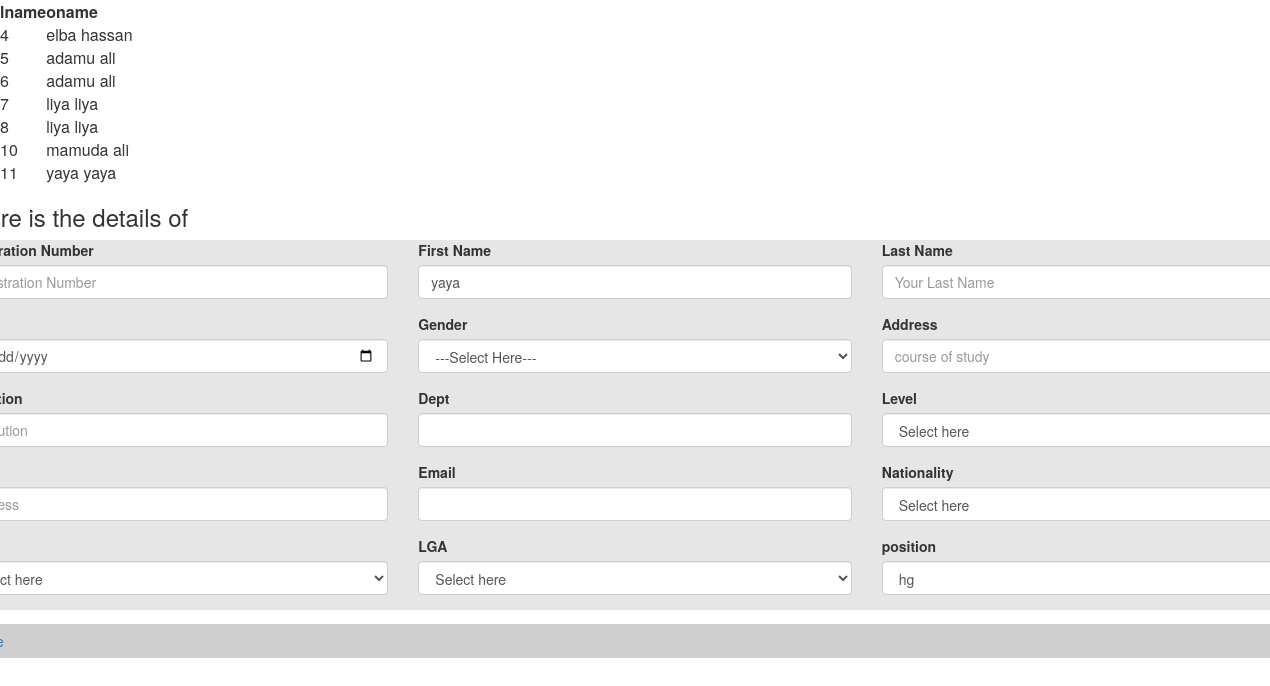
Page /testingPage.php on the committed database.
### tables this page shows
CREATE TABLE `booking` (
  `id` int(11) NOT NULL,
  `parking_id` int(100) NOT NULL,
  `fname` varchar(200) NOT NULL,
  `lname` varchar(200) NOT NULL,
  `oname` varchar(200) NOT NULL,
  `phone` varchar(200) NOT NULL,
  `email` varchar(100) NOT NULL,
  `address` varchar(100) NOT NULL,
  `gender` varchar(50) NOT NULL,
  `car` varchar(100) NOT NULL,
  `pnumber` varchar(100) NOT NULL,
  `space` varchar(100) NOT NULL,
  `date` date NOT NULL,
  `time_in` time(2) NOT NULL,
  `time_out` time(2) NOT NULL,
  `charge` varchar(100) NOT NULL
);

### testingPage.php (the view, shortened to what this page needs)
<?php
$servername = "localhost";
$username = "root";
$password = "";
$dbname = "isah";
$conn = new mysqli($servername, $username, $password, $dbname);
$sql = "SELECT * FROM booking";
$result = $conn->query($sql);
if ($result->num_rows > 0) {
    echo "<table><tr><th>lname</th><th>oname</th></tr>";
    while($row = $result->fetch_assoc()) {
        echo "<tr><td>".$row["id"]."</td><td>".$row["lname"]." ".$row["oname"]."</td></tr>";
        $name = $row["lname"];
    }
    echo "</table>";
} else {
    echo "0 results";
}
?>
<!DOCTYPE html>
<html lang="en">
<head>
    <link href="lib/bootstrap/css/bootstrap.min.css" rel="stylesheet">
  <link href="lib/font-awesome/css/font-awesome.css" rel="stylesheet" />
</head>
<body>
<div class="row justify-content-center">
    <div class="col-9">
     <div class="row justify-content-center">
    <div class="card">
    <div class="card card-header card-deafault">
        <h3 class="card-title">Here is the details of</h3>
    </div>
    <div class="card-body" style="background-color:rgb(230,230,230)">
		<form method="POST" action="" enctype="multipart/form-data">
                                <div class="row">
								<div class="col-12">
                                    <div class="row">
                                        <div class="col-lg-4">
                                                <div class="form-group">
                                                <label for=""><b>Registration Number</b></label>
                                                 <input type="text" name="cand_reg_number" class="form-control"placeholder ="Registration Number" autofocus="ON" autocomplete="ON">
                                            </div>
                                        </div>
                                        <div class="col-lg-4">
                                            <div class="form-group">
                                                <label for=""><b>First Name</b></label>
                                                 <input type="text" name="cand_FirstName" value="<?= $name ?>" class="form-control" placeholder =" Your First Name" autocomplete="ON">
                                            </div>
                                        </div>
                                        <div class="col-lg-4">
                                            <div class="form-group">
                                                <label for=""><b>Last Name</b></label>
                                                 <input type="text" name="cand_LastName" class="form-control" placeholder ="Your Last Name" autocomplete="ON">
                                            </div>
                                        </div>
                                        <div class="col-lg-4">
                                                <div class="form-group">
                                                <input type="date" name="cand_date_of_birth" class="form-control">
                                            </div>
                                        </div>
                                        <div class="col-lg-4">
                                            <div class="form-group">
                                            <label for=""><b>Gender</b></label>
                                                 <select name="cand_gender" id="" class="form-control">
                                                 <option value="<?= $cand_gender; ?>" hidden>---Select Here---</option>
                                                 </select>
                                            </div>
                                        </div>
                                        <div class="col-lg-4">
                                            <div class="form-group">
										        <label for=""><b>Address</b></label>
										        <input type="text" name="cand_address" class="form-control" placeholder ="course of study" autocomplete="ON">
                                            </div>
                                        </div>
                                        <div class="col-lg-4">
											<div class=" form-group">
                                        		<label for=""><b>Institution</b></label>
                                        		<input type="text" name="cand_institution" placeholder="Institution" class="form-control" autocomplete="ON">
											</div>
                                        </div>
                                        <div class="col-md-4">
                                         <div class=" form-group">
                                        <label for=""><b>Dept</b></label>
                                        <input type="text" value="<?= $_SESSION['department']; ?>" name="cand_department"  class="form-control btn-white">
                                        </div>
                                        </div>
                                        <div class="col-md-4">
										<div class="form-group">
                                                <label for=""><b>Level</b></label>
                                                <select name="cand_level" id="" class="form-control">
                                                    <option value="" hidden>Select here</option>
                                                 </select>
                                        </div>
                                        </div>
                                        <div class="col-lg-4">
                                            <div class="form-group">
                                                 <input type="text" name="cand_Phone" placeholder="Address" class="form-control" autocomplete="ON">
                                            </div>
										</div>
										<div class="col-md-4">
                                    		<div class=" form-group">
                                        		<label for=""><b>Email</b></label>
                                        		<input type="text" name="cand_email" value="" class="form-control" autocomplete="ON">
                                        	</div>
                                    	</div>
                                    <div class="col-md-4">
										<div class="form-group">
                                                    <label for=""><b>Nationality</b></label>
                                                     <select name="cand_nationality" id="" class="form-control">
                                                    <option value="" hidden>Select here</option>
                                                 </select>
                                        </div>
                                    </div>
                                    <div class="col-md-4">
                                    <div class=" form-group">
                                         <select name="cand_state" id="" class="form-control">
                                         <option value="" hidden>Select here</option>
                                                 </select>
                                        </div>
                                    </div>
                                    <div class="col-md-4">
                                    <div class=" form-group">
                                        <label for=""><b>LGA</b></label>
                                        <select name="cand_lga" id="" class="form-control">
                                        <option value="" hidden>Select here</option>
                                        </select>
                                        </div>
                                    </div>
                                    <div class="col-md-4">
                                    <div class=" form-group">
                                        <label for=""><b>position</b></label>
                                        <select name="cand_position" class="form-control">
                                        <option>hg</option>
                                        </select>
                                        </div>
									</div>
									</div>
								</div>
                                </div>
                                </div>
        </div>
        <div class="card-footer" style="background-color:rgb(207,207,207)">
                <div class="col-12">
				<div class="row">
				<div class="col-6">
                    <a href="admin.php" class="btn btn-dark">Close</a>
				</div>
                </div>
			    </div>
            </div>
            </div>
        </div>
     </div>
</body>
</html>

### rows in the picture
booking: id "4", lname "elba", oname "hassan"
booking: id "5", lname "adamu", oname "ali"
booking: id "6", lname "adamu", oname "ali"
booking: id "7", lname "liya", oname "liya"
booking: id "8", lname "liya", oname "liya"
booking: id "10", lname "mamuda", oname "ali"
booking: id "11", lname "yaya", oname "yaya", cand_FirstName "yaya"
